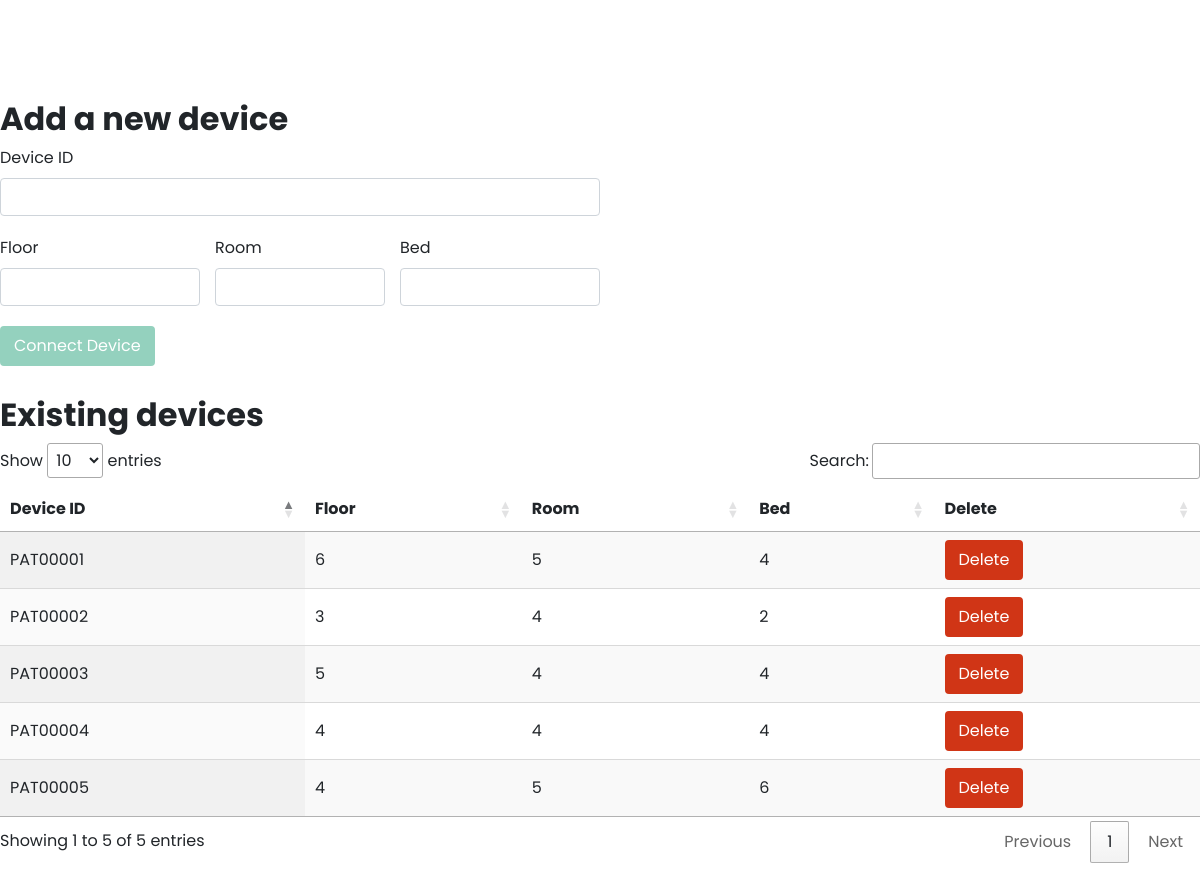
Page /devices/ on the committed database.
### main/models.py (models this page shows, shortened)
class patient(models.Model):
	floor = models.IntegerField(default=0)
	room = models.IntegerField(default=0)
	bed_no = models.IntegerField(default=0)
	percentage = models.IntegerField(default=0)
	device_id =  models.CharField(max_length=50, null=True, blank=True)
	status = models.IntegerField(default = 0)

### main/views.py (the view, shortened to what this page needs)
# urls.py: path('devices/', views.devices, name='devices'),
def devices(request):
	return render(request, template_name='devices.html',
				context={"patients":patient.objects.all})

### templates/devices.html (shortened to what this page needs)
{% load staticfiles %}
{% include "header.html" %}
<link rel="stylesheet" href="https://cdn.datatables.net/1.10.20/css/jquery.dataTables.min.css">
<link rel="stylesheet" href="https://cdn.datatables.net/responsive/2.2.3/css/responsive.bootstrap4.min.css">
<body>
	<div class="section">
		<div class="container-1200px" >
			<h2 class="bold-text padding-15px-mobile">Add a new device</h2>
			<form style="max-width:600px;margin-bottom:30px;" class="padding-15px-mobile" action="/devices/" method="POST"> {% csrf_token %}
				<div class="form-group">
				    <label for="device">Device ID</label>
				    <input type="text" class="form-control" name="device_id" style="margin-bottom: 20px;">
				    <div class="row no-margin" style="margin-bottom: 20px;">
				    	<div class="col-4 no-padding">
						    <label for="floor">Floor</label>
						    <input type="number" class="form-control" name="floor" >
						</div>
				    	<div class="col-4">
						    <label for="room">Room</label>
						    <input type="number" class="form-control" name="room" >
						</div>
				    	<div class="col-4 no-padding">
						    <label for="bed">Bed</label>
						    <input type="number" class="form-control" name="bed_no" >
						</div>
					</div>
					<button type="submit" class="btn adv-sal-green-background white white-background-hover adv-sal-green-hover adv-sal-green-border">Connect Device</button>
				</div>
			</form>
			<h2 class="bold-text">Existing devices</h2>
			<table id="devices-table" class="display" style="width:100%;">
				<thead>
		            <tr>
		                <th>Device ID</th>
		                <th>Floor</th>
		                <th>Room</th>
		                <th>Bed</th>
		                <th>Delete</th>
		            </tr>
	        	</thead>
	        	<tbody>
		                {%for p in patients %}
		                	<tr>
				                <td>{{p.device_id}}</td>
				                <td>{{p.floor}}</td>
				                <td>{{p.room}}</td>
				                <td>{{p.bed_no}}</td>
				                <td>
				                	<form action="/devices/" method="POST"> {% csrf_token %}
				                		<button type="submit" onclick="alert('You are about to DELETE a device!!!')" name="delete" value={{p.device_id}} class="btn adv-sal-red-background white white-background-hover adv-sal-red-hover adv-sal-red-border">Delete</button>
				                	</form>
				                </td>
							</tr>
			            {% endfor %}
		        </tbody>
	    	</table>
		</div>
	</div>
</body>

### templates/header.html (shortened to what this page needs)
{% load staticfiles %}
<!DOCTYPE html>
<html>
<head>
    <link rel="stylesheet" href="https://stackpath.bootstrapcdn.com/bootstrap/4.3.1/css/bootstrap.min.css">
	<link href="{% static 'css/layout.css' %}" rel="stylesheet">
	<link href="{% static 'css/text.css' %}" rel="stylesheet">
	<link href="{% static 'css/color.css' %}" rel="stylesheet">
    <link rel="stylesheet" href="{% static 'css/progressbar.css' %}">
</head>

### static/css/layout.css (style rules this page uses)
.container-1200px { max-width:1200px; margin:0 auto; }
.section { padding-top:100px; padding-bottom:100px; position:relative; }
.no-margin { margin-left: 0px!important; margin-right: 0px!important; }
.no-padding { padding-left:0px!important; padding-right:0px!important; }

### static/css/text.css (style rules this page uses)
body,h1,h2,h3,h4,h5,h6 { font-family:Poppins; }
h1,h2, .bold-text { font-weight:700; }

### static/css/color.css (style rules this page uses)
.adv-sal-green-background, .adv-sal-green-background-hover:hover { background-color:#94D1BE; }
.adv-sal-green-border,.adv-sal-green-border-hover:hover { border: 2px solid #94D1BE; }
.adv-sal-red-background, .adv-sal-red-background-hover:hover { background-color:#d03516; }
.adv-sal-red-border,.adv-sal-red-border-hover:hover { border: 2px solid #d03516; }
.white, .white-hover:hover { color:#fff; }

### rows in the picture
patient: device_id "PAT00001", floor "6", room "5", bed_no "4"
patient: device_id "PAT00002", floor "3", room "4", bed_no "2"
patient: device_id "PAT00003", floor "5", room "4", bed_no "4"
patient: device_id "PAT00004", floor "4", room "4", bed_no "4"
patient: device_id "PAT00005", floor "4", room "5", bed_no "6"
